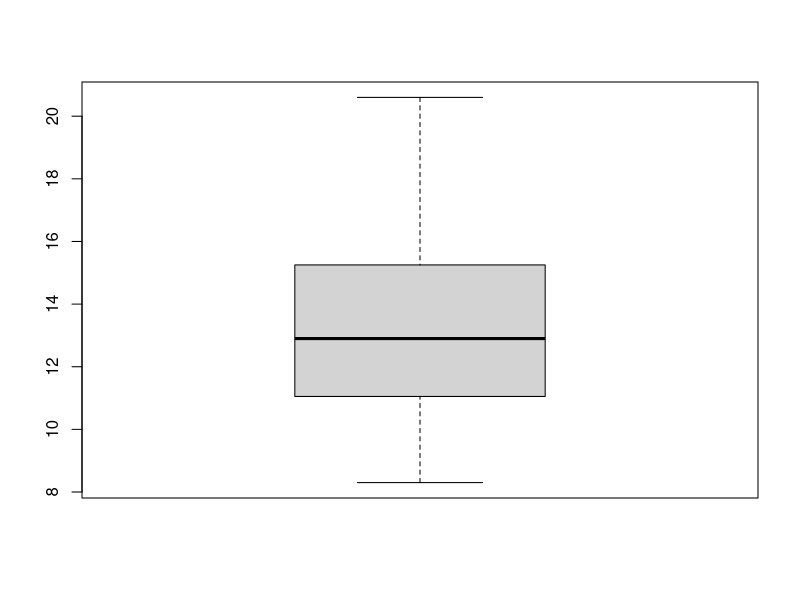
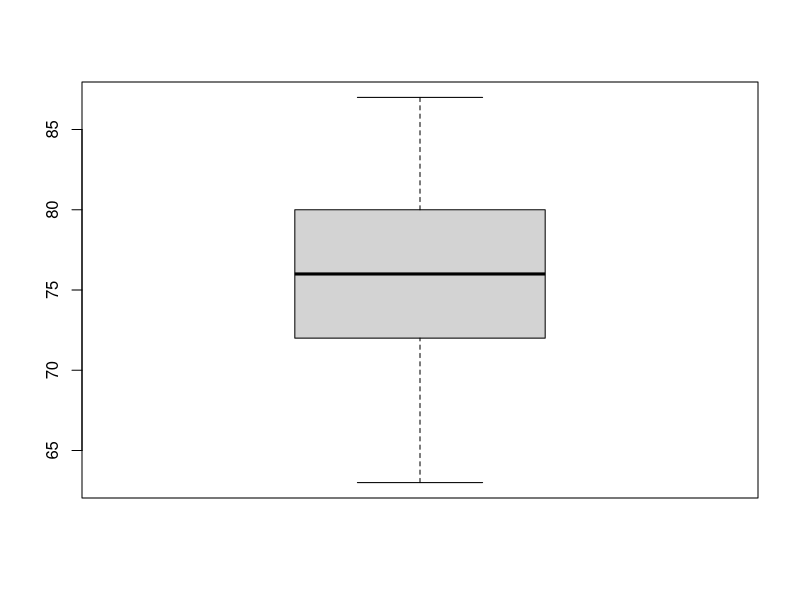
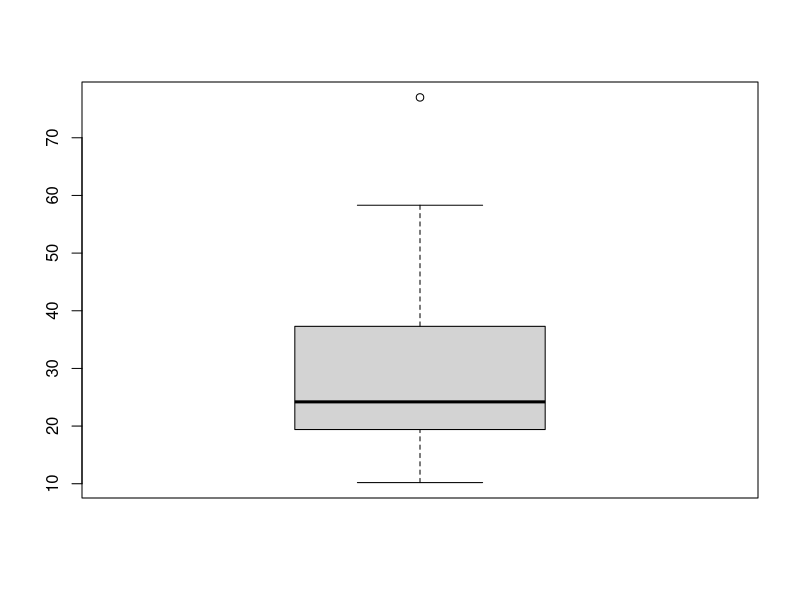
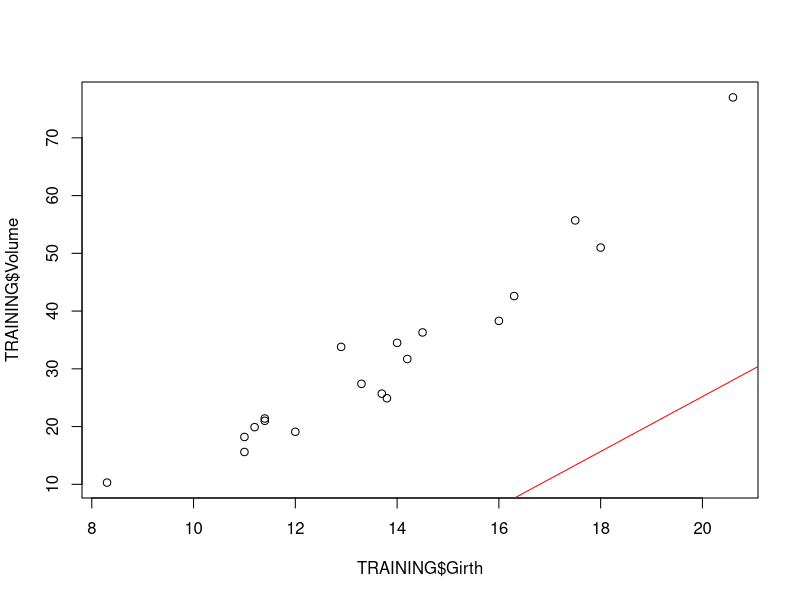
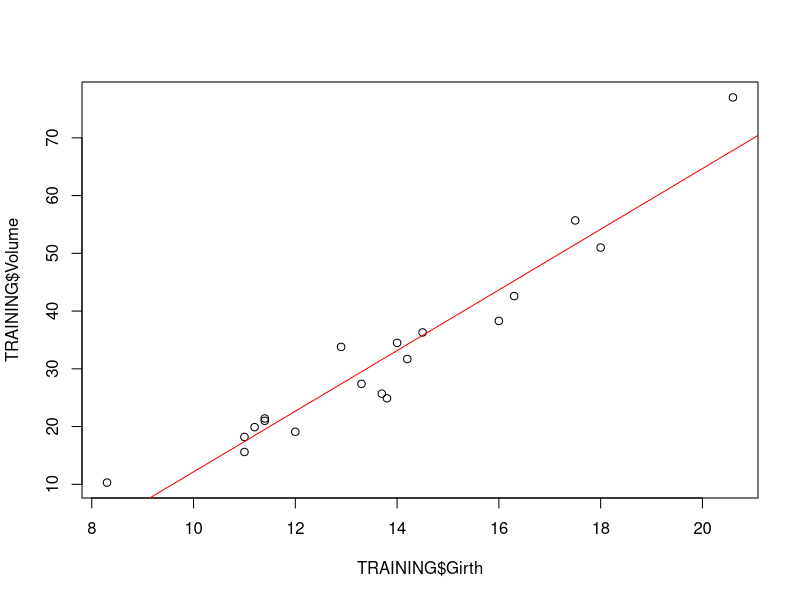

Write R code to recreate these figures, in order.

# GETTING DATA
DATA=trees


# DATA VIEWING
str(DATA)
summary(DATA)
is.na(DATA)



# DIMENSIONALITY REDUCTION

DATACLEANED=DATA

# IMPUTING OUTLIERS AND FEEDING NAs TO THEM
{
OUTLIERS=NULL
for (i in 1:ncol(DATACLEANED))
{
  if(class(DATACLEANED[,i])=='numeric'||class(DATACLEANED[,i])=='integer')
  {
    if (length((boxplot(DATACLEANED[,i])$out))==0)
    {
      print ('NO OUTLIERS')
    }else {
      print ('OUTLIERS')
      OUTLIERS=boxplot(DATACLEANED[,i], plot=FALSE)$out
      DATACLEANED[which(DATACLEANED[,i] %in% OUTLIERS),i]=NA
      OUTLIERS=NULL
    }
  }else{
    print ("NOT NUMERIC")
  }
}
}
summary(DATACLEANED)
DATANOOUTLIER=DATACLEANED





# DATA SUBSETTING AND PREPARATION
set.seed(1234)
ind=sample(2,nrow(trees),replace=T,prob=c(0.6,0.4))
TRAINING=trees[ind==1,]
TESTING=trees[ind==2,]

# CREATING DECISION TREE MODEL
MODEL=lm(Volume~.,data=TRAINING)
summary(MODEL)

# PLOTTING MODEL
p=plot(TRAINING$Girth,TRAINING$Volume)
abline(MODEL,col='red')

# CREATING MODEL FOR SIGNIFICANT COLUMN
MODEL=lm(Volume~Girth,data=TRAINING)
MODEL
summary(MODEL)

# PLOTTING MODEL AGAIN FOR SIGNIFICANT COLUMN
q=plot(TRAINING$Girth,TRAINING$Volume)
abline(MODEL,col='red')

# PREDICTION
summary(trees)
PREDICTION=predict(MODEL,TESTING)
PREDICTION
DIFFERENCE=abs(TESTING[,3]-PREDICTION)
ERROR_PERCENTAGE=DIFFERENCE/TESTING[,3]*100
ERROR_PERCENTAGE
ACCURACY_PERCENTAGE=100-ERROR_PERCENTAGE
(cbind(ACTUAL=TESTING[,3],PREDICTED=PREDICTION,ERROR=DIFFERENCE,ERROR_PERCENTAGE,ACCURACY_PERCENTAGE))

mean(ACCURACY_PERCENTAGE)


# CROSS VALIDATION
table(PREDICTION,TESTING[,2])
# CHECKING ACCURACY PERCENTAGE
(ACCURACY=PREDICTION/TESTING[3]*100) 
mean(ACCURACY[,1])
(mean(TESTING[,3])-mean(PREDICTION))/mean(TESTING[,3])*100

